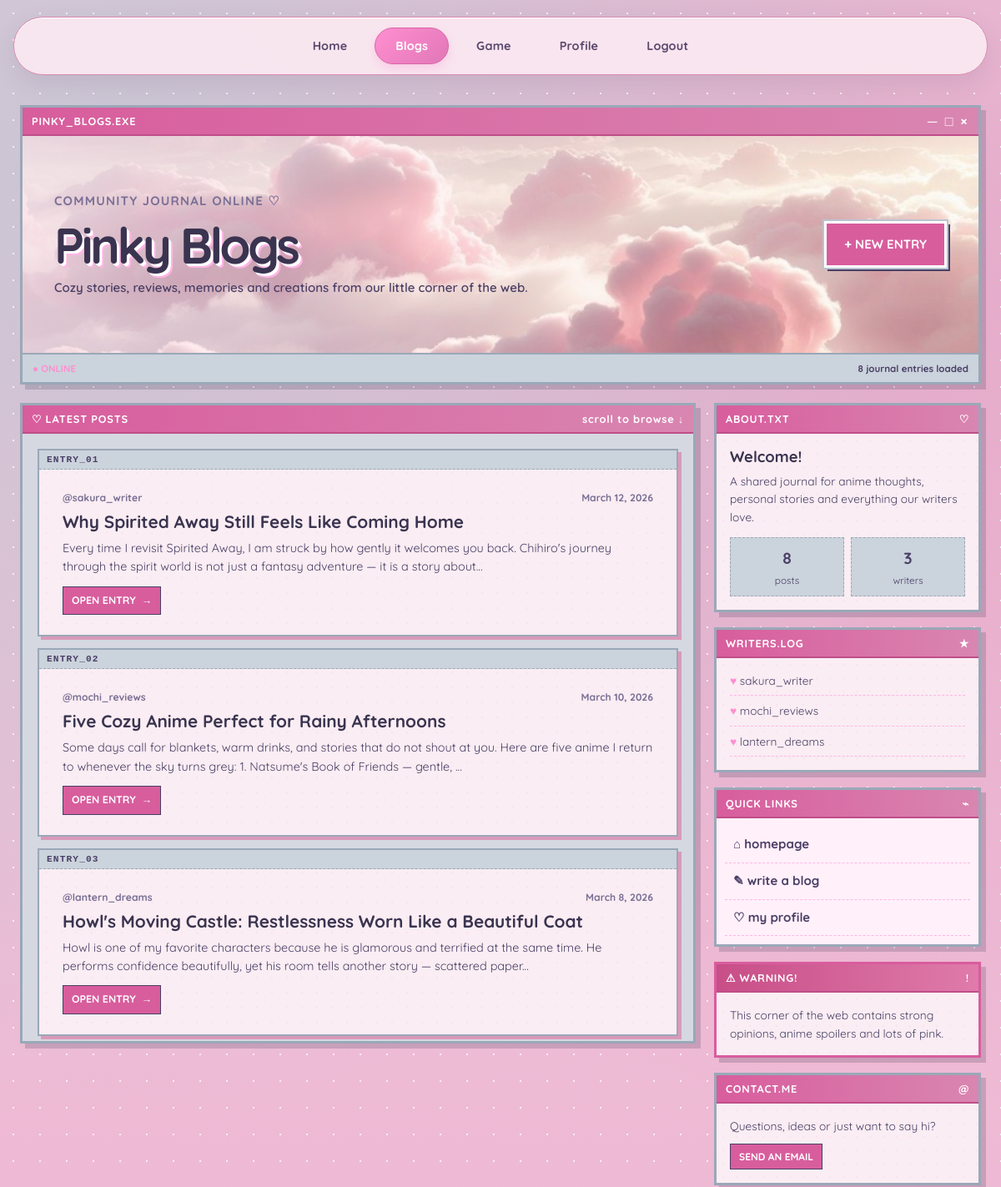
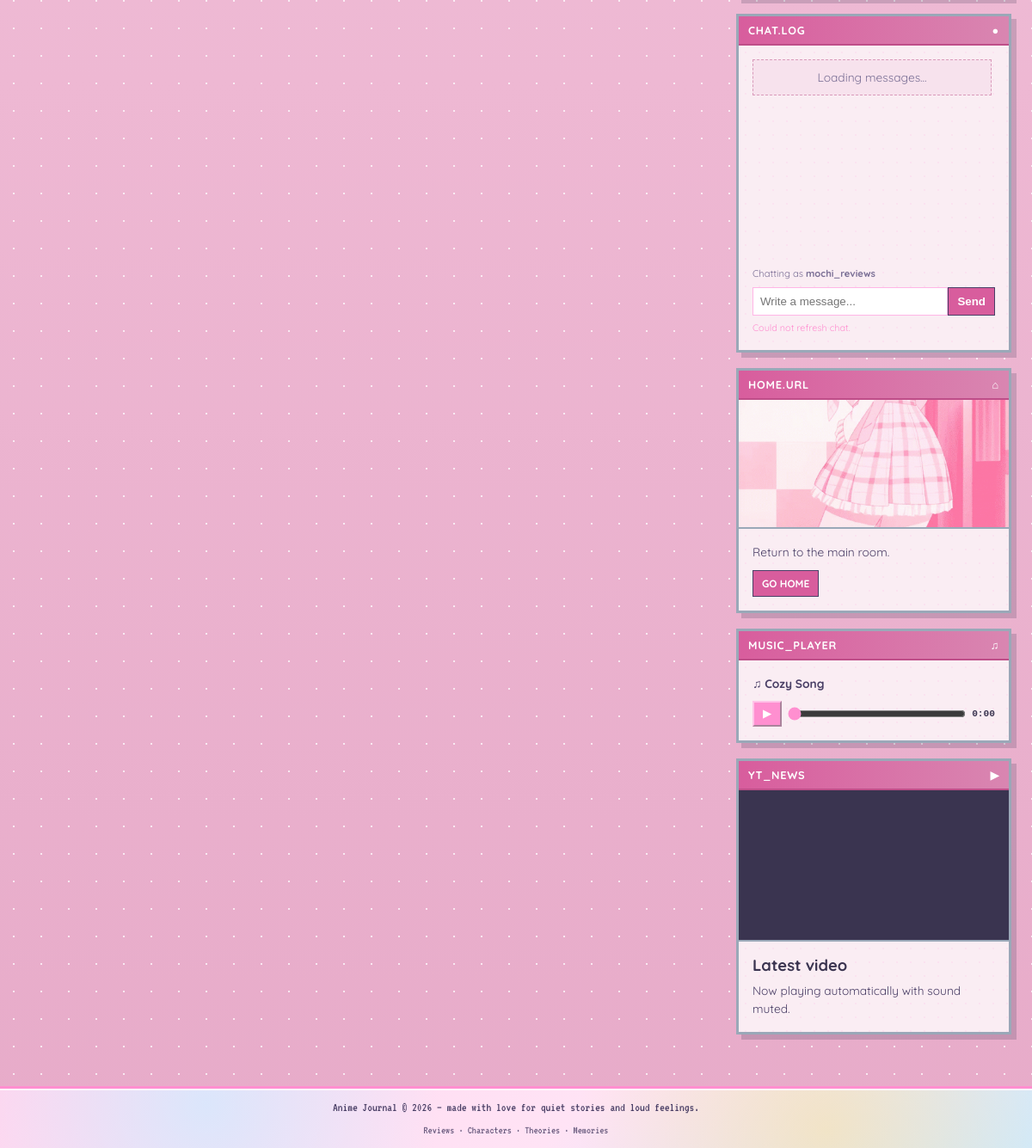
The app's page /blogs.php (signed in) with its own data (2 pictures, top to bottom).
### tables this page shows
CREATE TABLE IF NOT EXISTS blogPost (
    id INT AUTO_INCREMENT PRIMARY KEY,
    user_id INT NOT NULL,
    title VARCHAR(200) NOT NULL,
    content TEXT NOT NULL,
    thumbnail VARCHAR(255) DEFAULT NULL,
    created_at TIMESTAMP DEFAULT CURRENT_TIMESTAMP,
    updated_at TIMESTAMP DEFAULT CURRENT_TIMESTAMP ON UPDATE CURRENT_TIMESTAMP,
    CONSTRAINT fk_blog_user
        FOREIGN KEY (user_id) REFERENCES user(id)
        ON DELETE CASCADE
        ON UPDATE CASCADE
);

CREATE TABLE IF NOT EXISTS user (
    id INT AUTO_INCREMENT PRIMARY KEY,
    username VARCHAR(50) NOT NULL UNIQUE,
    email VARCHAR(100) NOT NULL UNIQUE,
    password VARCHAR(255) NOT NULL,
    role VARCHAR(20) NOT NULL DEFAULT 'user',
    profile_image VARCHAR(255) DEFAULT NULL,
    cover_image VARCHAR(255) DEFAULT NULL,
    description TEXT DEFAULT NULL,
    discord VARCHAR(255) DEFAULT NULL,
    youtube VARCHAR(255) DEFAULT NULL,
    x_link VARCHAR(255) DEFAULT NULL,
    spotify VARCHAR(255) DEFAULT NULL
);

### includes/auth.php (called while the page is built, shortened)
<?php
function isLoggedIn(): bool
{
    return isset($_SESSION['user_id']);
}
function e(string $value): string
{
    return htmlspecialchars($value, ENT_QUOTES, 'UTF-8');
}
function createExcerpt(string $content, int $length = 150): string
{
    $text = strip_tags($content);
    $text = preg_replace('/\s+/', ' ', trim($text));
    return mb_substr($text, 0, $length) . '...';
}
function formatDate(string $date): string
{
    return date('F j, Y', strtotime($date));
}

### blogs.php (the view, shortened to what this page needs)
<?php
require_once __DIR__ . '/includes/db.php';
require_once __DIR__ . '/includes/header.php';
$stmt = $conn->prepare(
    'SELECT b.id, b.title, b.content, b.created_at, b.thumbnail, u.username
     FROM blogPost b JOIN user u ON b.user_id = u.id
     ORDER BY b.created_at DESC'
);
$stmt->execute();
$blogs = $stmt->get_result()->fetch_all(MYSQLI_ASSOC);
$recentAuthors = [];
foreach ($blogs as $blog) {
    if (!in_array($blog['username'], $recentAuthors, true)) $recentAuthors[] = $blog['username'];
}
$widgetGif = static function (string $filename): ?string {
    $relativePath = 'assests/images/blog-widgets/' . $filename;
    return file_exists(__DIR__ . '/' . $relativePath) ? $relativePath : null;
};
?>
<div class="neo-blog-shell">
    <header class="neo-blog-hero neo-window">
        <div class="neo-titlebar"><span>PINKY_BLOGS.EXE</span><span class="window-dots" aria-hidden="true">─ □ ×</span></div>
        <div class="neo-hero-content">
            <img class="neo-hero-banner" src="assests/images/blog-banner.png?v=<?= (int) filemtime(__DIR__ . '/assests/images/blog-banner.png') ?>" alt="" aria-hidden="true">
            <div>
                <p class="neo-kicker">community journal online ♡</p>
                <h1>Pinky Blogs</h1>
                <p>Cozy stories, reviews, memories and creations from our little corner of the web.</p>
            </div>
            <?php if (isLoggedIn()): ?><a href="create.php" class="neo-action">+ new entry</a><?php endif; ?>
        </div>
        <div class="neo-statusbar"><span>● ONLINE</span><span><?= count($blogs) ?> journal entries loaded</span></div>
    </header>
    <div class="neo-blog-layout">
        <main class="neo-feed neo-window">
            <div class="neo-titlebar"><span>♡ LATEST POSTS</span><span>scroll to browse ↓</span></div>
            <div class="neo-feed-inner">
                <?php if (!$blogs): ?>
                    <div class="neo-empty"><strong>No entries yet!</strong><p>The journal is waiting for its first story ♡</p></div>
                <?php else: ?>
                    <?php foreach ($blogs as $index => $blog):
                        $thumb = basename((string) ($blog['thumbnail'] ?? ''));
                        $thumbFile = __DIR__ . '/assests/blog-thumbnails/' . $thumb;
                    ?>
                        <article class="neo-post<?= ($thumb && file_exists($thumbFile)) ? ' has-thumbnail' : '' ?>">
                            <div class="neo-post-number">ENTRY_<?= str_pad((string) ($index + 1), 2, '0', STR_PAD_LEFT) ?></div>
                            <div class="neo-post-body">
                                <div class="neo-post-copy">
                                    <div class="neo-post-meta"><span>@<?= e($blog['username']) ?></span><time datetime="<?= e(date('Y-m-d', strtotime($blog['created_at']))) ?>"><?= e(formatDate($blog['created_at'])) ?></time></div>
                                    <h2><a href="view.php?id=<?= (int) $blog['id'] ?>"><?= e($blog['title']) ?></a></h2>
                                    <p><?= e(createExcerpt($blog['content'], 180)) ?></p>
                                    <a class="neo-read-more" href="view.php?id=<?= (int) $blog['id'] ?>">open entry <span>→</span></a>
                                </div>
                            </div>
                        </article>
                    <?php endforeach; ?>
                <?php endif; ?>
            </div>
        </main>
        <aside class="neo-blog-sidebar">
            <section class="neo-window neo-widget">
                <div class="neo-titlebar"><span>ABOUT.TXT</span><span>♡</span></div>
                <div class="neo-widget-content">
                    <h2>Welcome!</h2>
                    <p>A shared journal for anime thoughts, personal stories and everything our writers love.</p>
                    <div class="neo-mini-stats"><span><strong><?= count($blogs) ?></strong> posts</span><span><strong><?= count($recentAuthors) ?></strong> writers</span></div>
                </div>
            </section>
            <section class="neo-window neo-widget">
                <div class="neo-titlebar"><span>WRITERS.LOG</span><span>★</span></div>
                <div class="neo-widget-content">
                    <?php if ($recentAuthors): ?>
                        <ul class="neo-writer-list"><?php foreach (array_slice($recentAuthors, 0, 8) as $author): ?><li><span>♥</span> <?= e($author) ?></li><?php endforeach; ?></ul>
                    <?php else: ?><p>No writers online yet.</p><?php endif; ?>
                </div>
            </section>
            <section class="neo-window neo-widget">
                <div class="neo-titlebar"><span>QUICK LINKS</span><span>⌁</span></div>
                <nav class="neo-quick-links">
                    <a href="index.php">⌂ homepage</a>
                    <?php if (isLoggedIn()): ?><a href="create.php">✎ write a blog</a><a href="profile.php">♡ my profile</a><?php else: ?><a href="login.php">♙ sign in</a><a href="register.php">+ join us</a><?php endif; ?>
                </nav>
            </section>
            <section class="neo-window neo-widget neo-warning-widget">
                <div class="neo-titlebar"><span>⚠ WARNING!</span><span>!</span></div>
                <div class="neo-widget-content"><p>This corner of the web contains strong opinions, anime spoilers and lots of pink.</p></div>
            </section>
            <section class="neo-window neo-widget">
                <div class="neo-titlebar"><span>CONTACT.ME</span><span>@</span></div>
                <div class="neo-widget-content">
                    <p>Questions, ideas or just want to say hi?</p>
                    <a class="neo-widget-button" href="mailto:dharinithiyagarajahdharini@gmail.com">send an email</a>
                </div>
            </section>
            <section class="neo-window neo-widget">
                <div class="neo-titlebar"><span>CHAT.LOG</span><span>●</span></div>
                <div class="neo-widget-content neo-chat-widget">
                    <div id="chatMessages" class="neo-chat-messages" aria-live="polite">
                        <p class="neo-chat-loading">Loading messages...</p>
                    </div>
                    <?php if (isLoggedIn()): ?>
                        <form id="chatForm" class="neo-chat-form">
                            <label for="chatMessage">Chatting as <strong><?= e($_SESSION['username']) ?></strong></label>
                            <div><input id="chatMessage" name="message" maxlength="300" autocomplete="off" placeholder="Write a message..." required><button type="submit">Send</button></div>
                            <span id="chatStatus" class="neo-chat-status" aria-live="polite"></span>
                        </form>
                    <?php else: ?>
                        <p class="neo-chat-login"><a href="login.php">Sign in</a> to join the chat.</p>
                    <?php endif; ?>
                </div>
            </section>
            <section class="neo-window neo-widget">
                <div class="neo-titlebar"><span>HOME.URL</span><span>⌂</span></div>
                <?php if ($gif = $widgetGif('home.gif')): ?><img class="neo-widget-gif" src="<?= e($gif) ?>" alt="Home decoration"><?php endif; ?>
                <div class="neo-widget-content"><p>Return to the main room.</p><a class="neo-widget-button" href="index.php">go home</a></div>
            </section>
            <section class="neo-window neo-widget neo-music-widget">
                <div class="neo-titlebar"><span>MUSIC_PLAYER</span><span>♫</span></div>
                <div class="neo-widget-content">
                    <p class="neo-track-name">♫ Cozy Song</p>
                    <div class="neo-player-controls"><button type="button" id="blogMusicButton" aria-label="Play music">▶</button><input id="blogMusicProgress" type="range" min="0" value="0" step="1" aria-label="Music progress"><span id="blogMusicTime">0:00</span></div>
                </div>
            </section>
            <section class="neo-window neo-widget">
                <div class="neo-titlebar"><span>YT_NEWS</span><span>▶</span></div>
                <div class="neo-youtube-player">
                    <iframe
                        src="https://www.youtube-nocookie.com/embed/qCt9fLpPfdM?autoplay=1&amp;mute=1&amp;loop=1&amp;playlist=qCt9fLpPfdM&amp;playsinline=1&amp;controls=1&amp;rel=0"
                        title="Pinky Blog YouTube news video"
                        allow="autoplay; encrypted-media; picture-in-picture"
                        allowfullscreen></iframe>
                </div>
                <div class="neo-widget-content"><h2>Latest video</h2><p>Now playing automatically with sound muted.</p></div>
            </section>
        </aside>
    </div>
</div>
<?php require_once __DIR__ . '/includes/footer.php'; ?>

### css/style.css (style rules this page uses)
:root { --pink-bg: #f8d4d8; --pink-light: #fce8ec; --green-box: #d8ecd5; --green-border: #7cb87c; --green-dark: #5a9a5a; --cream: #fff8e8; --cream-card: #fffdf5; --text-primary: #3d352e; --text-secondary: #6d645c; --accent-pink: #e8a0b4; --accent-brown: #a67c52; --link-color: #5e81ac; --success: #7ca982; --error: #c76d6d; --radius: 10px; --font-display: 'Quicksand', sans-serif; --font-pixel: 'VT323', monospace; --font-body: 'Inter', sans-serif; --max-read: 850px; --site-width: 1200px; }
*, *::before, *::after { box-sizing: border-box; margin: 0; padding: 0; }
html { scroll-behavior: smooth; }
body { font-family: var(--font-body); font-size: 15px; line-height: 1.65; color: var(--text-primary); background-color: transparent; background-image: radial-gradient(circle, rgba(255,255,255,0.85) 2px, transparent 2px), radial-gradient(circle at 12% 8%, rgba(207, 234, 255, 0.75) 0%, transparent 40%), radial-gradient(circle at 88% 12%, rgba(200, 182, 255, 0.55) 0%, transparent 38%), radial-gradient(circle at 50% 100%, rgba(255, 224, 143, 0.35) 0%, transparent 45%), linear-gradient(180deg, #ffe3f5 0%, #ffd6ef 35%, #ffd0ea 100%); background-size: 35px 35px, auto, auto, auto, auto; background-repeat: no-repeat; background-attachment: fixed; min-height: 100vh; display: flex; flex-direction: column; }
a { color: var(--link-color); text-decoration: none; transition: color 0.2s; }

### css/pinky-theme.css (style rules this page uses)
:root { --cr-pink: #ffd6ef; --cr-white-glow: #ffffff; --cr-hotpink: #ff8fd0; --cr-cotton-pink: #ffb6e6; --cr-gold: #ffe08f; --cr-lavender: #c8b6ff; --cr-plum: #3a3450; }
body { font-family: 'Quicksand', sans-serif; color: var(--cr-plum); background-color: var(--cr-pink); background-image: radial-gradient(circle, rgba(255,255,255,0.65) 1.5px, transparent 1.5px), radial-gradient(circle at 12% 8%, rgba(207, 234, 255, 0.75) 0%, transparent 40%), radial-gradient(circle at 88% 12%, rgba(200, 182, 255, 0.55) 0%, transparent 38%), radial-gradient(circle at 50% 100%, rgba(255, 224, 143, 0.35) 0%, transparent 45%), linear-gradient(180deg, #ffe3f5 0%, var(--cr-pink) 35%, #ffd0ea 100%); background-size: 32px 32px, auto, auto, auto, auto; background-repeat: repeat, no-repeat, no-repeat, no-repeat, no-repeat; background-attachment: fixed; min-height: 100vh; }

### records on screen
blogpost: index "01", user.username "sakura_writer", created_at "March 12, 2026", title "Why Spirited Away Still Feels Like Coming Home", content "Every time I revisit Spirited Away, I am struck by how gently it welcomes you back. Chihiro's journey through the spirit world is not just a fantasy adventure — it is a story about..."
blogpost: index "02", user.username "mochi_reviews", created_at "March 10, 2026", title "Five Cozy Anime Perfect for Rainy Afternoons", content "Some days call for blankets, warm drinks, and stories that do not shout at you. Here are five anime I return to whenever the sky turns grey: 1. Natsume's Book of Friends — gentle, ..."
blogpost: index "03", user.username "lantern_dreams", created_at "March 8, 2026", title "Howl's Moving Castle: Restlessness Worn Like a Beautiful Coat", content "Howl is one of my favorite characters because he is glamorous and terrified at the same time. He performs confidence beautifully, yet his room tells another story — scattered paper..."

### other values on screen
count($blogs) "8"
count($recentAuthors) "3"
$author "sakura_writer"
$author "mochi_reviews"
$author "lantern_dreams"
$_SESSION['username'] "mochi_reviews"
